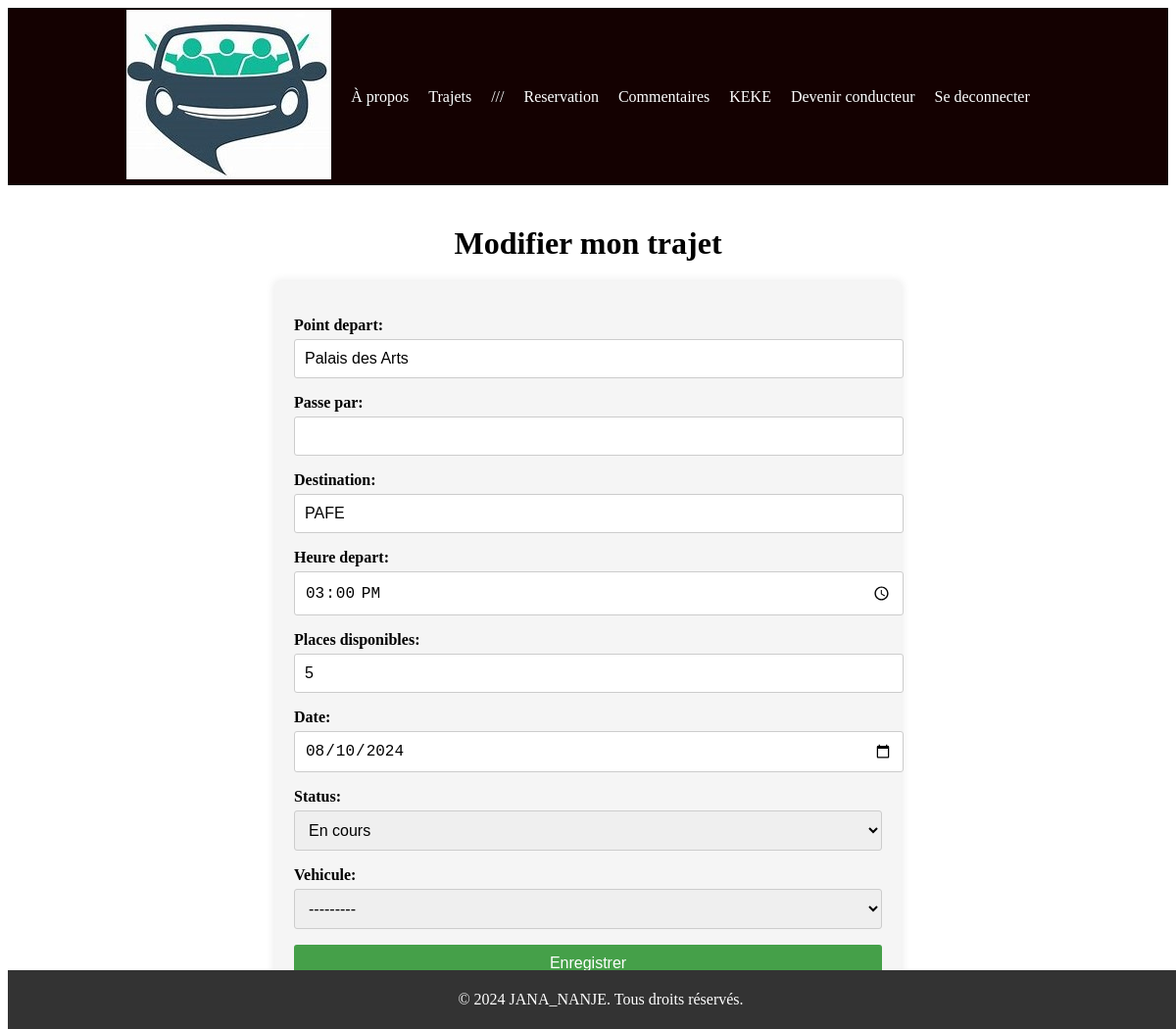
Page /trajet/14/modifier/ (signed in) on the earlier database version.
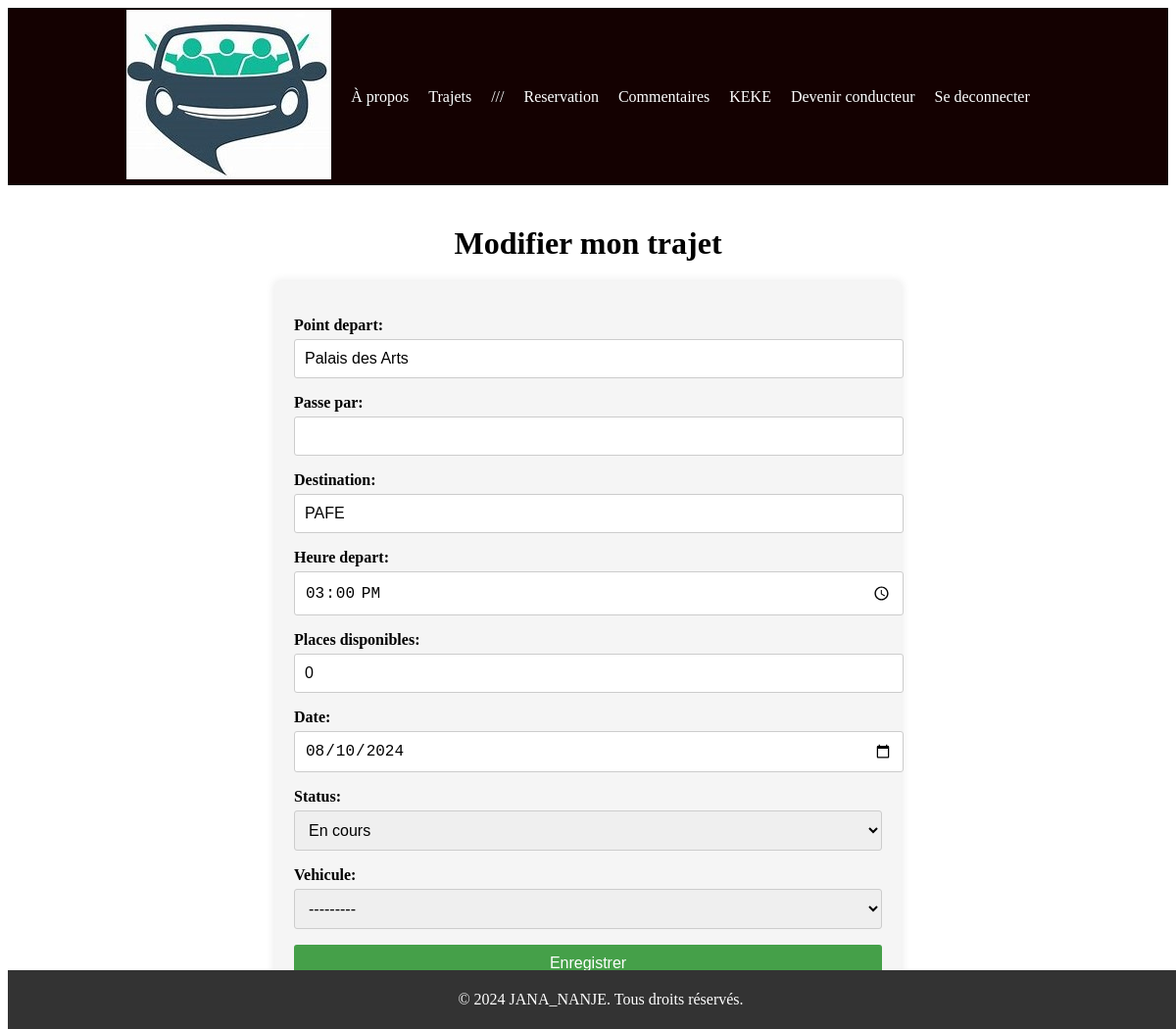
Same page on the later database version.
### covoiturage/models.py (models this page shows, shortened)
class Trajet(models.Model):
    point_depart = models.CharField(max_length=255)
    passe_par = models.CharField(max_length=255,null=True)
    destination = models.CharField(max_length=255)
    heure_depart = models.TimeField(editable=True, null=True)
    places_disponibles = models.IntegerField()
    date = models.DateField(editable=True, null=True)
    user = models.ForeignKey(User, on_delete=models.CASCADE, null=True, editable=False)
    vehicule = models.ForeignKey(Vehicule, on_delete=models.CASCADE, null=True, editable=False)
    status = models.CharField(max_length=20, default=('completed', 'Terminé'),choices=[('ongoing', 'En cours'), ('completed', 'Terminé')])

### Stage/views.py (the view)
# urls.py: path('trajet/<int:trajet_id>/modifier/', views.modifierT, name='modifierT'),
def modifierT(request, trajet_id):
    trajet = get_object_or_404(Trajet, id=trajet_id, user=request.user)
    if request.method == 'POST':
        form = TrajetForm(request.POST, instance=trajet)
        if form.is_valid():
            trajet = form.save(commit=False)
            trajet.user = request.user
            trajet.save()
            return redirect('modifierT', trajet_id=trajet.id)
    else:
        form = TrajetForm(instance=trajet)
    return render(request, 'modifierT.html', {'form': form, 'trajet': trajet})

### Stage/forms.py
class TrajetForm(forms.ModelForm):
    heure_depart = forms.TimeField(
        widget=forms.TimeInput(
            attrs={
                'type': 'time',
                'class': 'form-control',
                'placeholder': 'Heure de départ',
                'icon': 'fas fa-clock'
            }
        )
    )
    date = forms.DateField(
        widget=forms.DateInput(
            attrs={
                'type': 'date',
                'class': 'form-control',
                'placeholder': 'Date',
                'icon': 'fas fa-calendar-alt'
            }
        )
    )
    vehicule= forms.ModelChoiceField(queryset=Vehicule.objects.all())
    passe_par= forms.CharField()
    class Meta:
        model = Trajet
        fields = '__all__'

### covoiturage/models.py (called while the page is built)
    def __str__(self):
        return f"{self.modele} - {self.plaque} - {self.color}"

### templates/modifierT.html (shortened to what this page needs)
{% extends 'index.html' %}
{% load static %}
{% block section %}
  <link rel="stylesheet" href="{% static 'ajouterT.css' %}">
    <h1>Modifier mon trajet</h1>
    <form method="POST">
        {{ form.as_p }}
        <button type="submit">Enregistrer</button>
    </form>
{% endblock section %}

Differences in the rows shown:
changed Trajet "Palais des Arts": places_disponibles "5" → "0"
